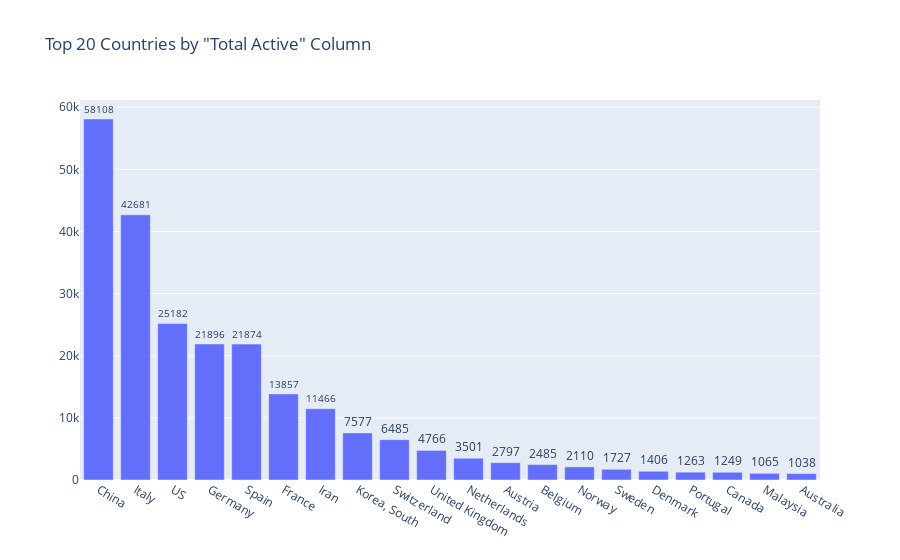

The notebook cell saved with this chart:
### Code cell
covid.countries_bar_chart("Total Active", 20)

### Figure 1 — Plotly figure (JSON) as saved in the notebook; plotly's stock layout.template omitted (floating-point values rounded to 4 significant figures)
{"data": [{"text": [58108, 42681, 25182, 21896, 21874, 13857, 11466, 7577, 6485, 4766, 3501, 2797, 2485, 2110, 1727, 1406, 1263, 1249, 1065, 1038], "textposition": "outside", "type": "bar", "x": ["China", "Italy", "US", "Germany", "Spain", "France", "Iran", "Korea, South", "Switzerland", "United Kingdom", "Netherlands", "Austria", "Belgium", "Norway", "Sweden", "Denmark", "Portugal", "Canada", "Malaysia", "Australia"], "y": [58108, 42681, 25182, 21896, 21874, 13857, 11466, 7577, 6485, 4766, 3501, 2797, 2485, 2110, 1727, 1406, 1263, 1249, 1065, 1038]}], "layout": {"title": {"text": "Top 20 Countries by \"Total Active\" Column"}}}
